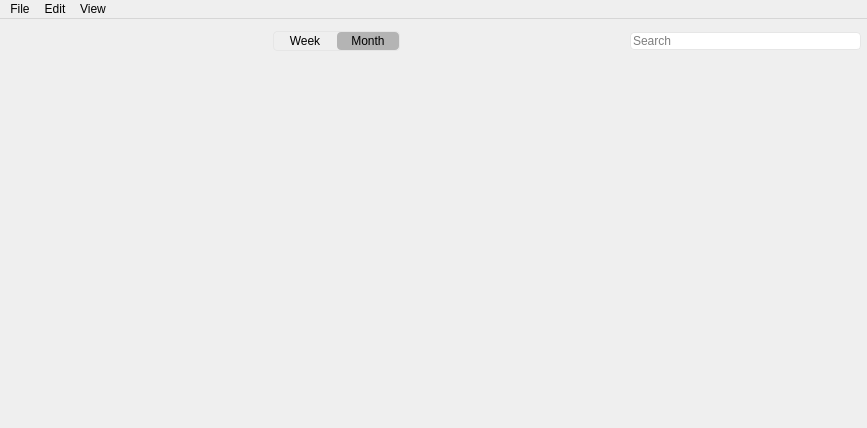
<?xml version="1.0" encoding="UTF-8"?>
<ui version="4.0">
 <class>touka::MainWindow</class>
 <widget class="QMainWindow" name="touka::MainWindow">
  <property name="geometry">
   <rect>
    <x>0</x>
    <y>0</y>
    <width>867</width>
    <height>428</height>
   </rect>
  </property>
  <property name="windowTitle">
   <string>MainWindow</string>
  </property>
  <property name="styleSheet">
   <string notr="true"/>
  </property>
  <widget class="QWidget" name="centralwidget">
   <property name="autoFillBackground">
    <bool>false</bool>
   </property>
   <property name="styleSheet">
    <string notr="true"/>
   </property>
   <layout class="QVBoxLayout" name="verticalLayout">
    <property name="spacing">
     <number>0</number>
    </property>
    <property name="leftMargin">
     <number>0</number>
    </property>
    <property name="topMargin">
     <number>12</number>
    </property>
    <property name="rightMargin">
     <number>0</number>
    </property>
    <property name="bottomMargin">
     <number>0</number>
    </property>
    <item>
     <layout class="QHBoxLayout" name="horizontalLayout_2">
      <property name="spacing">
       <number>0</number>
      </property>
      <property name="sizeConstraint">
       <enum>QLayout::SetMinimumSize</enum>
      </property>
      <property name="leftMargin">
       <number>6</number>
      </property>
      <property name="rightMargin">
       <number>6</number>
      </property>
      <item>
       <widget class="QPushButton" name="btnQuickCreate">
        <property name="sizePolicy">
         <sizepolicy hsizetype="Minimum" vsizetype="Fixed">
          <horstretch>0</horstretch>
          <verstretch>0</verstretch>
         </sizepolicy>
        </property>
        <property name="minimumSize">
         <size>
          <width>36</width>
          <height>20</height>
         </size>
        </property>
        <property name="styleSheet">
         <string notr="true">QPushButton
{
	background-color: rgba(0,0,0,0);
    border-radius:4px;
}
QPushButton:hover
{
	background-color: rgba(0, 0, 0, 25);
}
QPushButton:pressed
{
	background-color: rgba(0, 0, 0, 63);
}</string>
        </property>
        <property name="text">
         <string/>
        </property>
        <property name="icon">
         <iconset resource="../../resources.qrc">
          <normaloff>:/icon/resource/icon/add_event.svg</normaloff>:/icon/resource/icon/add_event.svg</iconset>
        </property>
        <property name="flat">
         <bool>false</bool>
        </property>
       </widget>
      </item>
      <item>
       <spacer name="horizontalSpacer">
        <property name="orientation">
         <enum>Qt::Horizontal</enum>
        </property>
        <property name="sizeHint" stdset="0">
         <size>
          <width>40</width>
          <height>20</height>
         </size>
        </property>
       </spacer>
      </item>
      <item>
       <widget class="QFrame" name="viewBtngroupFrame">
        <property name="sizePolicy">
         <sizepolicy hsizetype="Fixed" vsizetype="Fixed">
          <horstretch>0</horstretch>
          <verstretch>0</verstretch>
         </sizepolicy>
        </property>
        <property name="minimumSize">
         <size>
          <width>0</width>
          <height>0</height>
         </size>
        </property>
        <property name="maximumSize">
         <size>
          <width>16777215</width>
          <height>20</height>
         </size>
        </property>
        <property name="styleSheet">
         <string notr="true">QFrame
{
	border: 1px solid rgb(230,230,230);
	border-radius:4px;
}

QFrame:hover
{
	background-color: rgba(0, 0, 0, 25);
}</string>
        </property>
        <property name="frameShape">
         <enum>QFrame::Box</enum>
        </property>
        <property name="frameShadow">
         <enum>QFrame::Plain</enum>
        </property>
        <layout class="QHBoxLayout" name="horizontalLayout_3">
         <property name="spacing">
          <number>1</number>
         </property>
         <property name="sizeConstraint">
          <enum>QLayout::SetDefaultConstraint</enum>
         </property>
         <property name="leftMargin">
          <number>0</number>
         </property>
         <property name="topMargin">
          <number>0</number>
         </property>
         <property name="rightMargin">
          <number>0</number>
         </property>
         <property name="bottomMargin">
          <number>0</number>
         </property>
         <item>
          <widget class="QPushButton" name="btnDay">
           <property name="sizePolicy">
            <sizepolicy hsizetype="Fixed" vsizetype="Fixed">
             <horstretch>0</horstretch>
             <verstretch>0</verstretch>
            </sizepolicy>
           </property>
           <property name="minimumSize">
            <size>
             <width>62</width>
             <height>0</height>
            </size>
           </property>
           <property name="maximumSize">
            <size>
             <width>16777215</width>
             <height>20</height>
            </size>
           </property>
           <property name="styleSheet">
            <string notr="true">QPushButton
{
	background-color: rgba(0, 0, 0, 0);
    border-radius:4px;
}
QPushButton:checked
{
	background-color: rgba(0, 0, 0, 63);
}</string>
           </property>
           <property name="text">
            <string>Week</string>
           </property>
           <property name="checkable">
            <bool>true</bool>
           </property>
           <property name="autoRepeat">
            <bool>false</bool>
           </property>
           <property name="autoExclusive">
            <bool>true</bool>
           </property>
           <property name="autoDefault">
            <bool>false</bool>
           </property>
           <property name="default">
            <bool>false</bool>
           </property>
           <property name="flat">
            <bool>false</bool>
           </property>
          </widget>
         </item>
         <item>
          <widget class="QPushButton" name="btnMonth">
           <property name="sizePolicy">
            <sizepolicy hsizetype="Fixed" vsizetype="Fixed">
             <horstretch>0</horstretch>
             <verstretch>0</verstretch>
            </sizepolicy>
           </property>
           <property name="minimumSize">
            <size>
             <width>62</width>
             <height>0</height>
            </size>
           </property>
           <property name="maximumSize">
            <size>
             <width>16777215</width>
             <height>20</height>
            </size>
           </property>
           <property name="font">
            <font>
             <kerning>true</kerning>
            </font>
           </property>
           <property name="mouseTracking">
            <bool>true</bool>
           </property>
           <property name="focusPolicy">
            <enum>Qt::TabFocus</enum>
           </property>
           <property name="styleSheet">
            <string notr="true">QPushButton
{
	background-color: rgba(0, 0, 0, 0);
    border-radius:4px;
}
QPushButton:checked
{
	background-color: rgba(0, 0, 0, 63);
}</string>
           </property>
           <property name="text">
            <string>Month</string>
           </property>
           <property name="iconSize">
            <size>
             <width>16</width>
             <height>16</height>
            </size>
           </property>
           <property name="checkable">
            <bool>true</bool>
           </property>
           <property name="checked">
            <bool>true</bool>
           </property>
           <property name="autoRepeat">
            <bool>false</bool>
           </property>
           <property name="autoExclusive">
            <bool>true</bool>
           </property>
           <property name="autoDefault">
            <bool>false</bool>
           </property>
           <property name="flat">
            <bool>false</bool>
           </property>
          </widget>
         </item>
        </layout>
       </widget>
      </item>
      <item>
       <spacer name="horizontalSpacer_2">
        <property name="orientation">
         <enum>Qt::Horizontal</enum>
        </property>
        <property name="sizeHint" stdset="0">
         <size>
          <width>40</width>
          <height>20</height>
         </size>
        </property>
       </spacer>
      </item>
      <item>
       <widget class="SearchLine" name="lineFind">
        <property name="mouseTracking">
         <bool>true</bool>
        </property>
        <property name="styleSheet">
         <string notr="true">QLineEdit {
	border: 1px solid rgb(230,230,230);
	border-radius: 4px;
}</string>
        </property>
        <property name="inputMask">
         <string/>
        </property>
        <property name="text">
         <string/>
        </property>
        <property name="frame">
         <bool>true</bool>
        </property>
        <property name="alignment">
         <set>Qt::AlignLeading|Qt::AlignLeft|Qt::AlignVCenter</set>
        </property>
        <property name="placeholderText">
         <string>Search</string>
        </property>
        <property name="cursorMoveStyle">
         <enum>Qt::LogicalMoveStyle</enum>
        </property>
        <property name="clearButtonEnabled">
         <bool>false</bool>
        </property>
       </widget>
      </item>
     </layout>
    </item>
    <item>
     <widget class="QStackedWidget" name="stackedWidget"/>
    </item>
   </layout>
  </widget>
  <widget class="QMenuBar" name="menubar">
   <property name="enabled">
    <bool>true</bool>
   </property>
   <property name="geometry">
    <rect>
     <x>0</x>
     <y>0</y>
     <width>867</width>
     <height>24</height>
    </rect>
   </property>
   <widget class="QMenu" name="menuFile">
    <property name="title">
     <string>File</string>
    </property>
    <widget class="QMenu" name="menuExport">
     <property name="title">
      <string>Export</string>
     </property>
     <addaction name="actionExport_2"/>
    </widget>
    <addaction name="actionNewEvt"/>
    <addaction name="separator"/>
    <addaction name="actionImport"/>
    <addaction name="menuExport"/>
    <addaction name="actionClose"/>
   </widget>
   <widget class="QMenu" name="menuEdit">
    <property name="title">
     <string>Edit</string>
    </property>
    <addaction name="actionEditEvt"/>
    <addaction name="actionGetInfo"/>
    <addaction name="actionFind"/>
   </widget>
   <widget class="QMenu" name="menuView">
    <property name="title">
     <string>View</string>
    </property>
    <addaction name="actionByDay"/>
    <addaction name="actionByWeek"/>
    <addaction name="actionByMonth"/>
    <addaction name="actionByYear"/>
    <addaction name="separator"/>
    <addaction name="actionNext"/>
    <addaction name="actionPrevious"/>
    <addaction name="separator"/>
    <addaction name="actionGoToToday"/>
    <addaction name="actionGoToDate"/>
   </widget>
   <addaction name="menuFile"/>
   <addaction name="menuEdit"/>
   <addaction name="menuView"/>
  </widget>
  <action name="actionNewEvt">
   <property name="text">
    <string>New Event</string>
   </property>
   <property name="shortcut">
    <string>Ctrl+N</string>
   </property>
   <property name="menuRole">
    <enum>QAction::NoRole</enum>
   </property>
  </action>
  <action name="actionImport">
   <property name="text">
    <string>Import</string>
   </property>
   <property name="menuRole">
    <enum>QAction::NoRole</enum>
   </property>
  </action>
  <action name="actionClose">
   <property name="text">
    <string>Close</string>
   </property>
   <property name="shortcut">
    <string>Ctrl+W</string>
   </property>
   <property name="menuRole">
    <enum>QAction::NoRole</enum>
   </property>
  </action>
  <action name="actionExport_2">
   <property name="text">
    <string>Export...</string>
   </property>
   <property name="menuRole">
    <enum>QAction::NoRole</enum>
   </property>
  </action>
  <action name="actionEditEvt">
   <property name="text">
    <string>Edit Event</string>
   </property>
   <property name="shortcut">
    <string>Ctrl+E</string>
   </property>
   <property name="menuRole">
    <enum>QAction::NoRole</enum>
   </property>
  </action>
  <action name="actionGetInfo">
   <property name="text">
    <string>Get Info</string>
   </property>
   <property name="shortcut">
    <string>Ctrl+I</string>
   </property>
   <property name="menuRole">
    <enum>QAction::NoRole</enum>
   </property>
  </action>
  <action name="actionFind">
   <property name="text">
    <string>Find</string>
   </property>
   <property name="shortcut">
    <string>Ctrl+F</string>
   </property>
   <property name="menuRole">
    <enum>QAction::NoRole</enum>
   </property>
  </action>
  <action name="actionByDay">
   <property name="text">
    <string>By Day</string>
   </property>
   <property name="shortcut">
    <string>Ctrl+1</string>
   </property>
   <property name="menuRole">
    <enum>QAction::NoRole</enum>
   </property>
  </action>
  <action name="actionByWeek">
   <property name="text">
    <string>By Week</string>
   </property>
   <property name="shortcut">
    <string>Ctrl+2</string>
   </property>
   <property name="menuRole">
    <enum>QAction::NoRole</enum>
   </property>
  </action>
  <action name="actionByMonth">
   <property name="text">
    <string>By Month</string>
   </property>
   <property name="shortcut">
    <string>Ctrl+3</string>
   </property>
   <property name="menuRole">
    <enum>QAction::NoRole</enum>
   </property>
  </action>
  <action name="actionByYear">
   <property name="text">
    <string>By Year</string>
   </property>
   <property name="shortcut">
    <string>Ctrl+4</string>
   </property>
   <property name="menuRole">
    <enum>QAction::NoRole</enum>
   </property>
  </action>
  <action name="actionNext">
   <property name="text">
    <string>Next</string>
   </property>
   <property name="shortcut">
    <string>Ctrl+Right</string>
   </property>
   <property name="menuRole">
    <enum>QAction::NoRole</enum>
   </property>
  </action>
  <action name="actionPrevious">
   <property name="text">
    <string>Previous</string>
   </property>
   <property name="shortcut">
    <string>Ctrl+Left</string>
   </property>
   <property name="menuRole">
    <enum>QAction::NoRole</enum>
   </property>
  </action>
  <action name="actionGoToToday">
   <property name="text">
    <string>Go to Today</string>
   </property>
   <property name="menuRole">
    <enum>QAction::NoRole</enum>
   </property>
  </action>
  <action name="actionGoToDate">
   <property name="text">
    <string>Go to Date</string>
   </property>
   <property name="menuRole">
    <enum>QAction::NoRole</enum>
   </property>
  </action>
 </widget>
 <customwidgets>
  <customwidget>
   <class>SearchLine</class>
   <extends>QLineEdit</extends>
   <header>widget/searchline.h</header>
  </customwidget>
 </customwidgets>
 <resources>
  <include location="../../resources.qrc"/>
 </resources>
 <connections/>
</ui>
